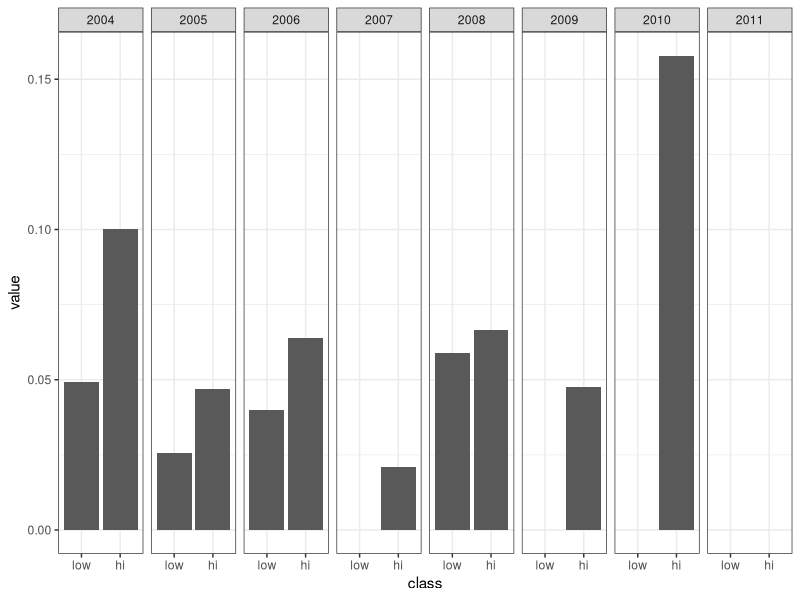
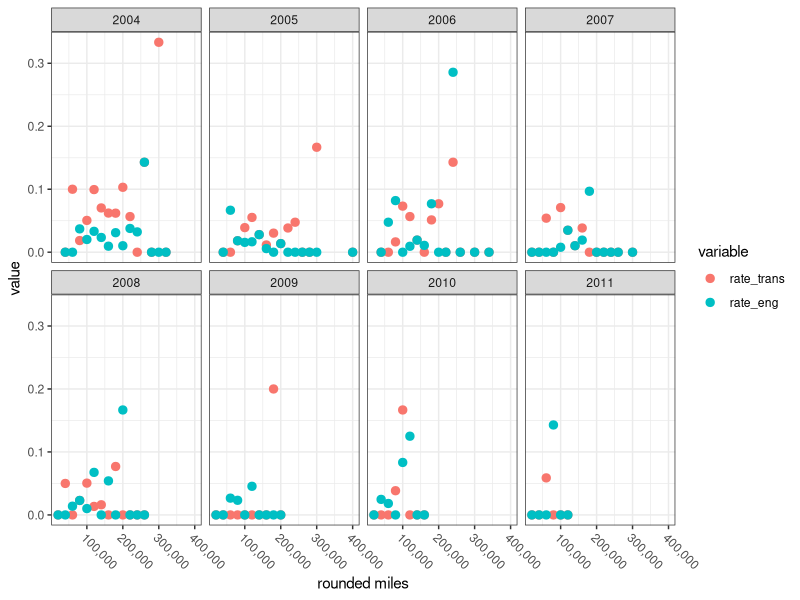
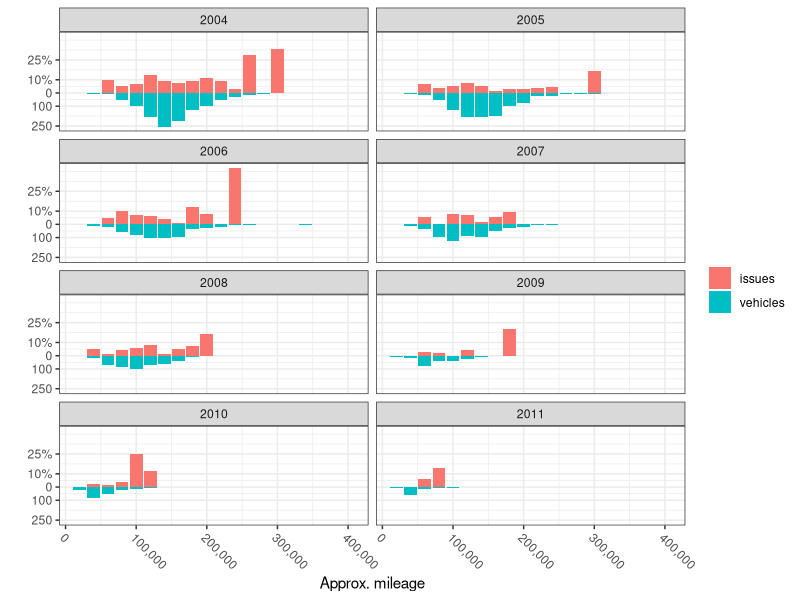

The R source for these figures, in order:
library(ggplot2)
library(plyr)
library(reshape2)
library(scales)

setwd("./path/to/accord.csv")

accord <- read.csv("./accord.csv", header = F)
names(accord) <- c("year", "make", "model", "miles", "trans", "engine")

# purge oddball miles and 2014's
accord <- accord[accord$miles > 10 & accord$miles < 400000, ]
accord <- accord[accord$year != 2014, ]

dist_issues <- read.csv("./dist_issues.csv")
dist_miles <- read.csv("./dist_miles.csv")

# I wanted to see if there were increased issues with higher/lower
# miles per year. This uses ddply to look at Accords by each model year,
# calculate a per-model-year mileage mean, and give me
# - low cutoff (mean - 1.5sd)
# - high cutoff (mean + 1.5sd)
# - number of cars per model year
# - trans/engine issues per model year
devs <- ddply(accord, .(year), summarize, mean = mean(miles),
              low = mean(miles) - (1.5*sd(miles)),
              high = mean(miles) + (1.5*sd(miles)),
              count = length(miles))

# now we process the accord data using the deviations data above
# - subset accord data by this row's year of the devs data.frame
# - create a new column, initialized to NAs
# - assign it "low"/"high" value if it's below/above a cutoff
# - assign remaining NAs the value of "ave"
accord_proc <- lapply(1:nrow(devs), function(row) {
  
  temp <- accord[accord$year == devs[row, "year"], ]
  temp$class <- rep(NA, nrow(temp))
  temp[temp$miles <= devs[row, "low"], "class"] <- "low"
  temp[temp$miles >= devs[row, "high"], "class"] <- "hi"
  temp[is.na(temp$class), "class"] <- "ave"
  return(temp)
  
})

# join all the lists into a data.frame
accord_proc <- do.call(rbind, accord_proc)

# go through each year/class combo and calculate engine/trans issues
accord_proc <- ddply(accord_proc, .(year, class),
                     summarize, trans = sum(trans)/length(trans),
                     engine = sum(engine)/length(engine))

# melt it and give turn class into a factor
accord_proc_melt <- melt(accord_proc, id.vars = c("year", "class"))
accord_proc_melt$class <- factor(accord_proc_melt$class, levels = c("low", "hi", "ave"))

# plot low vs. high to see if there's any trend in issues
pdf("./accord_low-vs-high.pdf", width = 9, height = 6)
plot <- accord_proc_melt[accord_proc_melt$class != "ave" & accord_proc_melt$year < 2012, ]
p <- ggplot(plot, aes(x = class, y = value))
p <- p + geom_histogram(stat = "identity") + facet_grid(~year) + theme_bw()
p
dev.off()

# use plyr's round_any() function to break things into 20k groups
accord$bucket <- round_any(accord$miles, 20000, ceiling)

# find issue rates by rounded bucket
issues_bucket <- ddply(accord, .(year, bucket), summarize,
                       rate_trans = sum(trans)/length(trans),
                       rate_eng = sum(engine)/length(engine))

issues_bucket_melt <- melt(issues_bucket, id.vars = c("year", "bucket"))

# plot miles bucket vs. issue rates, facetted by year
pdf("./accord_by-year-and-miles.pdf", width = 9, height = 6)
p <- ggplot(issues_bucket_melt[issues_bucket_melt$year < 2012, ],
            aes(x = bucket, y = value, colour = variable))
p <- p + geom_point(size = 2.5) + facet_wrap(~year, nrow = 2)
p <- p + scale_x_continuous("rounded miles", labels = comma) + theme_bw()
p <- p + theme(axis.text.x = element_text(angle = 315, hjust = 0))
p
dev.off()

# the above made me wonder if the rate is affected by n
# lower n could vastly skew the average issues rates
# this is a super hacky and probably horribly wrong way to 
# get a sense of n vs. issues rates for each mileage bucket
# basically, I need the issues rate and n to be on similar scales
# so I'm just multiplying issue rates by 1000 :(
accord_ply <- ddply(accord, .(year, bucket), summarize,
                    issue_rate = 1000*(sum(engine, trans)/length(engine)),
                    total = -length(engine))

accord_ply_melt <- melt(accord_ply, id.vars = c("year", "bucket"))

pdf("./accord_issue-rate-by-year-n.pdf", width = 9, height = 6)
plot <- accord_ply_melt[accord_ply_melt$year < 2012, ]

p <- ggplot(plot, aes(x = bucket, y = value, fill = variable))
p <- p + geom_histogram(stat = "identity", position = "identity") + facet_wrap(~ year, nrow = 4)
p <- p + scale_x_continuous("Approx. mileage", labels = comma, breaks = seq(0, 400000, by = 100000))
p <- p + scale_y_continuous("", #"Rate of issues (engine + transmission)",
                            breaks = c(-250, -100, 0, 100, 250),
                            labels = c("250", "100", "0", "10%", "25%"))
p <- p + scale_fill_discrete("", breaks = c("issue_rate", "total"), labels = c("issues", "vehicles"))
p <- p + theme_bw() + theme(axis.text.x = element_text(angle = 315, hjust = 0))
p
dev.off()